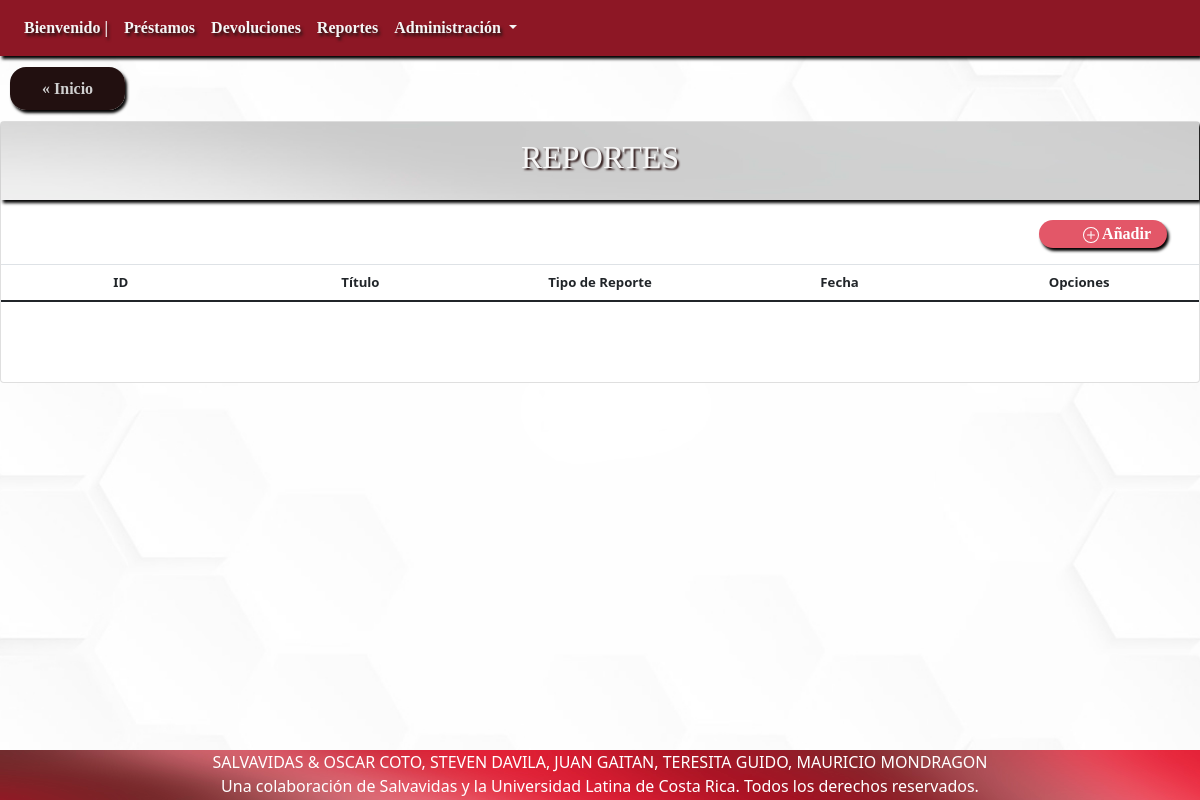
The app's page /?c=detalleAllReporte, older data.
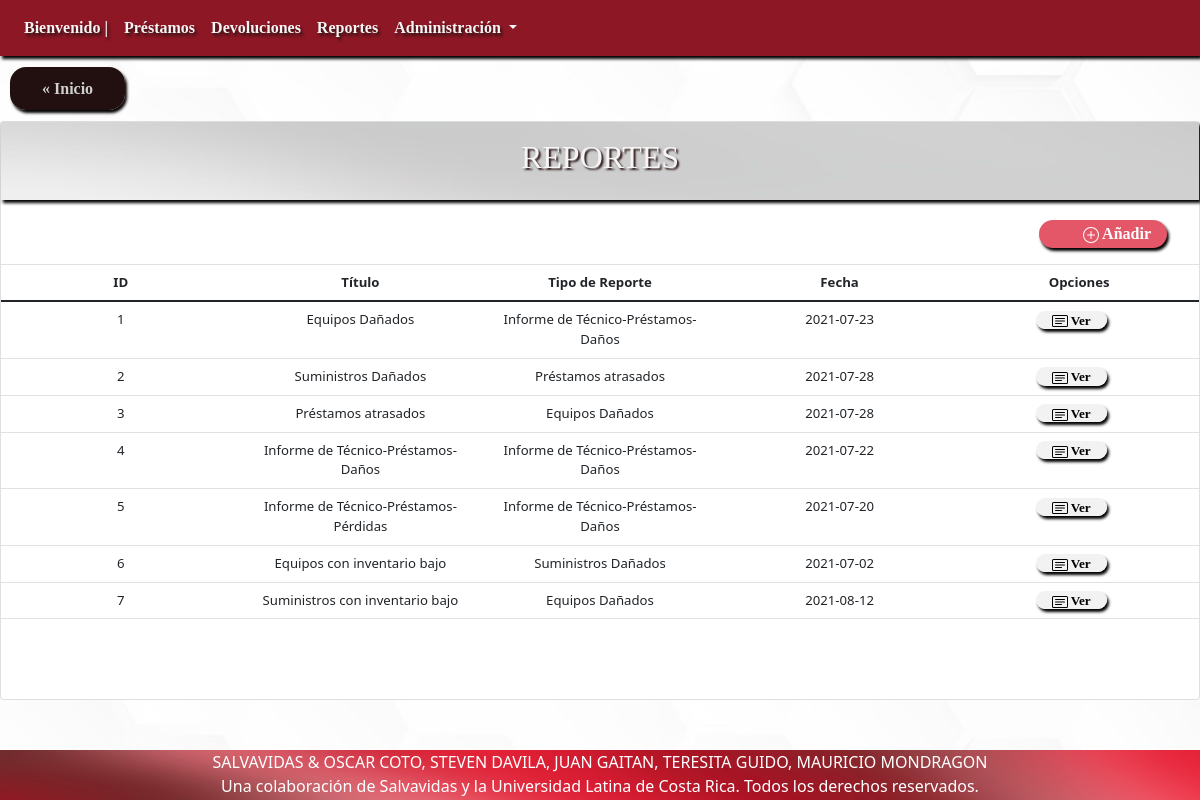
The same page, newer data.
### tables this page shows
CREATE TABLE `reporte` (
  `idReporte` int(11) NOT NULL,
  `tituloReporte` varchar(50) DEFAULT NULL,
  `idTipoReporte` int(11) NOT NULL,
  `fechaReporte` date DEFAULT current_timestamp()
);

CREATE TABLE `tiporeporte` (
  `idTipoReporte` int(11) NOT NULL,
  `nombreTipoReporte` varchar(50) NOT NULL,
  `detalleTipoReporte` varchar(255) NOT NULL,
  `queryTipoReporte` varchar(1000) NOT NULL
);

### controller/detalleAllReporte.php (called while the page is built, shortened)
<?php
include 'model/Reporte.php';
    $Reporte = new Reporte();
    $allReporte = $Reporte->seleccionarAllReporte();
    $tipoReporte = new TipoReporte();
    $allTipoReporte = $tipoReporte->seleccionarAllTipoReporte();
    include 'view/VerAllReporte.php';

### model/Reporte.php (called while the page is built, shortened)
<?php
include_once "model/TipoReporte.php";
class Reporte {
    public function __construct( $tituloReporte = "",$idTipoReporte = 0,$fechaReporte= "", $idReporte = 0) {
        $this->tituloReporte = $tituloReporte;
        $this->idTipoReporte = $idTipoReporte;
        $this->fechaReporte = $fechaReporte;
        $this->idReporte = $idReporte;
    }
    function seleccionarAllReporte() {
        $query = "SELECT * FROM reporte";
        $pdo = new Connection();
        $pdo = $pdo->open();
        $result = $pdo->query($query);
        $rows = [];
        foreach ($result->fetchAll() as $row) {
            $rows[] = new Reporte($row['tituloReporte'],$row['idTipoReporte'],$row['fechaReporte'],$row['idReporte']);
        }
        return $rows;
    }
}

### model/TipoReporte.php (called while the page is built, shortened)
<?php
class TipoReporte {
    public function __construct($idTipoReporte = 0, $nombreTipoReporte = "",$detalleTipoReporte = "",$queryTipoReporte= "") {
        $this->idTipoReporte = $idTipoReporte;
        $this->nombreTipoReporte = $nombreTipoReporte;
    }
    function seleccionarAllTipoReporte() {
        $query = "SELECT * FROM tiporeporte";
        $pdo = new Connection();
        $pdo = $pdo->open();
        $result = $pdo->query($query);
        $rows = [];
        foreach ($result->fetchAll() as $row) {
            $rows[] = new TipoReporte($row['idTipoReporte'], $row['nombreTipoReporte'],$row['detalleTipoReporte'],$row['queryTipoReporte']);
        }
        return $rows;
    }
}

### view/verAllReporte.php (the view, shortened to what this page needs)
<div class="upside">
    <a href="index.php" class="Inicio">« Inicio</a>
</div>
<div class="card" id="ListaCompleta">
    <div class="card-title">
        <h2> REPORTES</h2>
    </div>
    <div class="card-subtitle" id="Add">
        <a href="?c=crearReporte" class="add">
         Añadir
        </a>
    </div>
    <table class="table">
        <thead>
            <tr>
                <th scope="col">ID</th>
                <th scope="col">Título</th>
                <th scope="col">Tipo de Reporte</th>
                <th scope="col">Fecha</th>
                <th scope="col">Opciones</th>
            </tr>
        </thead>
        <tbody>
        <?php
        foreach ($allReporte as $value) {
        ?>
            <tr>
                <td><?php echo $value->idReporte; ?></td>
                <td><?php echo $value->tituloReporte; ?></td>
                <?php foreach ($allTipoReporte as $tiporeporte) { if ($value->idTipoReporte  == $tiporeporte->idTipoReporte) {?>
                <td><?php echo $tiporeporte->nombreTipoReporte; ?></td>
                <?php } }  ?>
                <td><?php echo $value->fechaReporte; ?></td>
                <td>
                <a class="ver" id="ver" href="?c=detalleReporte&idReporte=<?php echo $value->idReporte; ?>">
                 Ver
                </a>
                </td>
            </tr>
        <?php } ?>
        </tbody>
    </table>
</div>

Row changes from the older to the newer data that the page shows:
added reporte: idReporte "1", tituloReporte "Equipos Dañados", fechaReporte "2021-07-23"
now on this page (row edited): tiporeporte: nombreTipoReporte "Informe de Técnico-Préstamos-Daños"
added reporte: idReporte "2", tituloReporte "Suministros Dañados", fechaReporte "2021-07-28"
now on this page (row edited): tiporeporte: nombreTipoReporte "Préstamos atrasados", shown under "2"
added reporte: idReporte "3", tituloReporte "Préstamos atrasados", fechaReporte "2021-07-28"
now on this page (row edited): tiporeporte: nombreTipoReporte "Equipos Dañados"
added reporte: idReporte "4", tituloReporte "Informe de Técnico-Préstamos-Daños", fechaReporte "2021-07-22"
added reporte: idReporte "5", tituloReporte "Informe de Técnico-Préstamos-Pérdidas", fechaReporte "2021-07-20"
added reporte: idReporte "6", tituloReporte "Equipos con inventario bajo", fechaReporte "2021-07-02"
now on this page (row edited): tiporeporte: nombreTipoReporte "Suministros Dañados", shown under "6"
added reporte: idReporte "7", tituloReporte "Suministros con inventario bajo", fechaReporte "2021-08-12"
